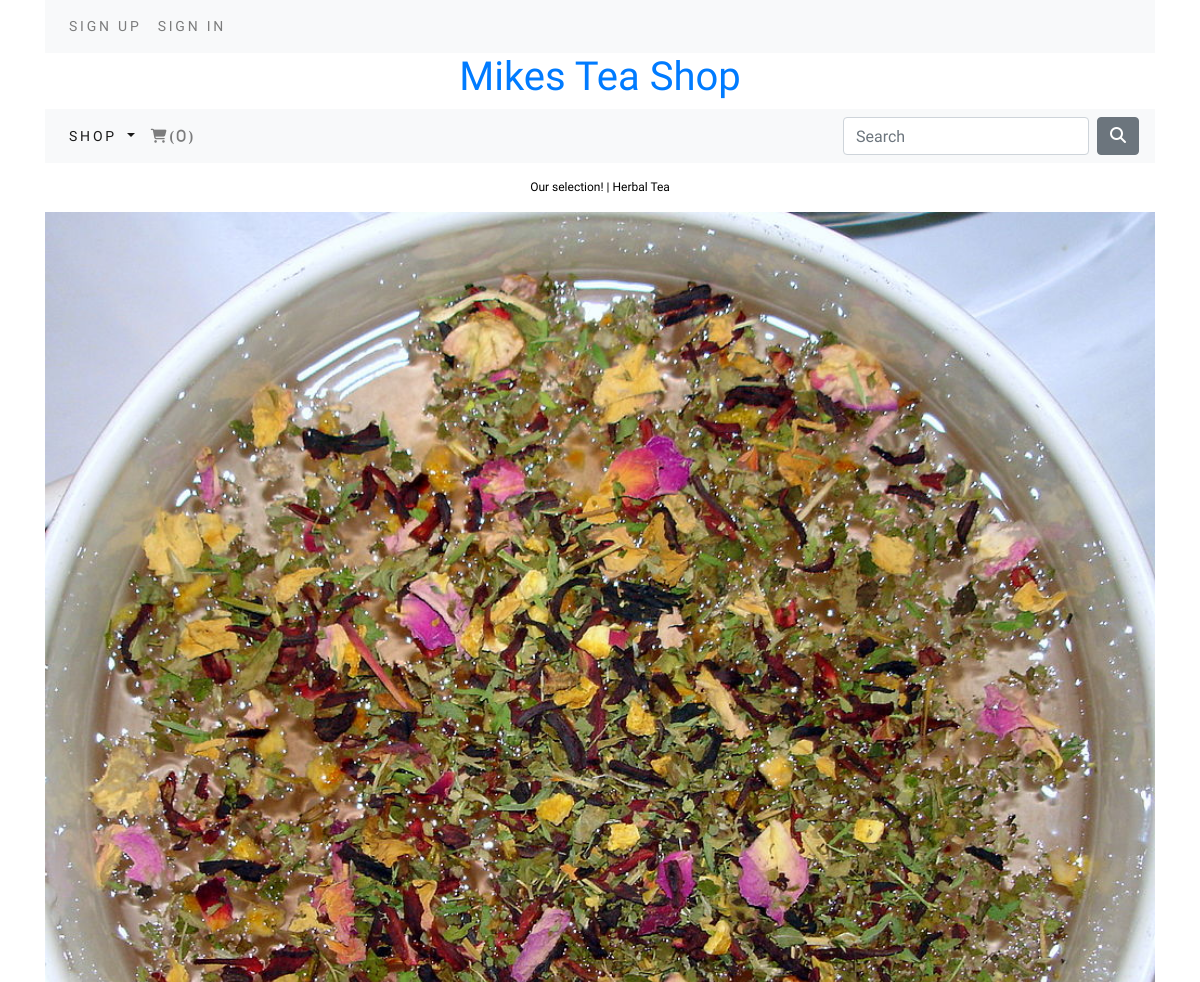
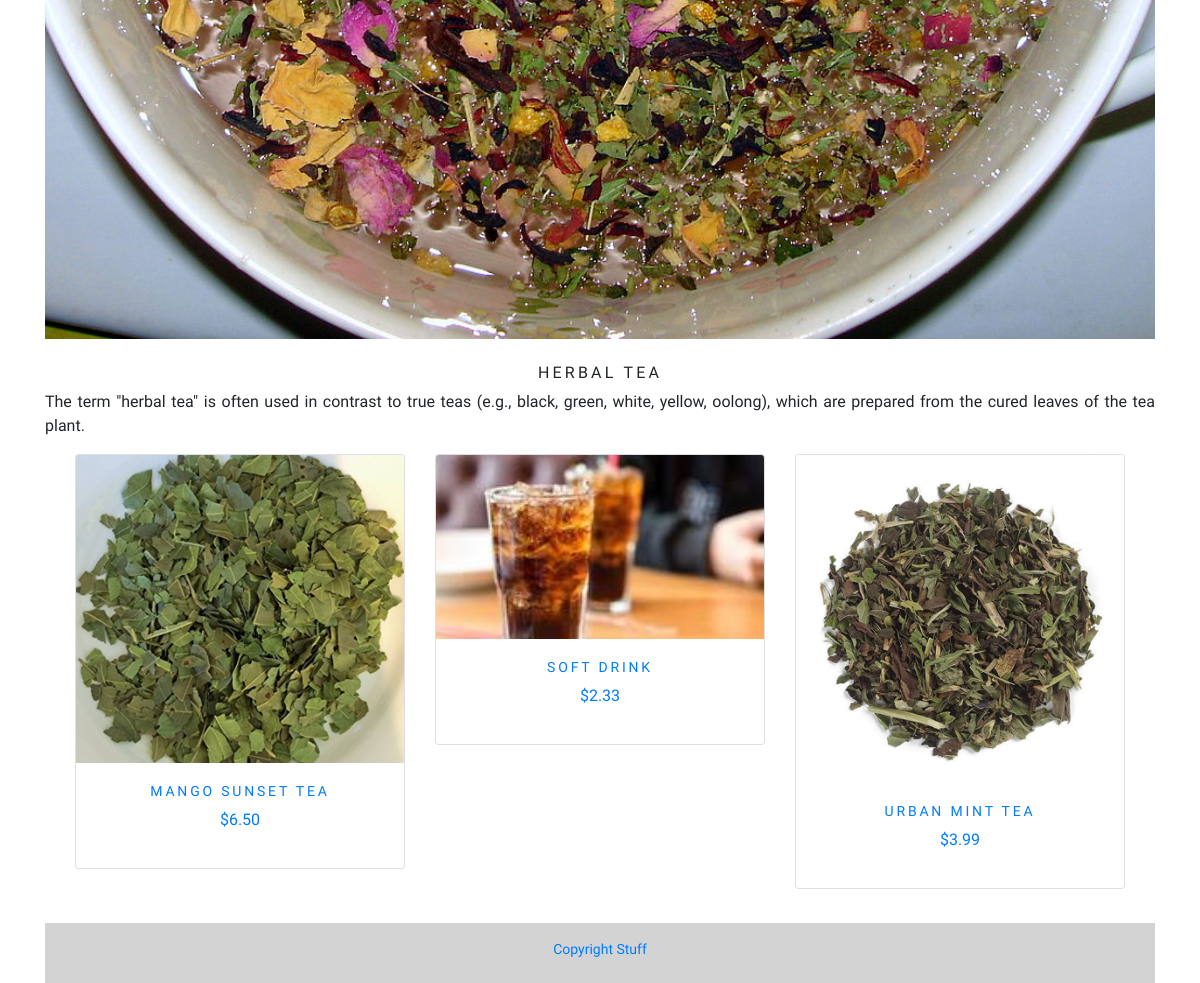
Page /shop/herbal-tea/ on the committed database (2 pictures, top to bottom).
### shop/models.py (models this page shows, shortened)
class Category(models.Model):
    name = models.CharField(max_length=250, unique=True)
    slug = models.SlugField(max_length=250, unique=True)
    description = models.TextField(blank=True)
    image = models.ImageField(upload_to='category', blank = True, default='/static/media/category/herbal-tea.jpg')
    class Meta:
        ordering = ('name',)
        verbose_name = 'category'
        verbose_name_plural = 'categories'
    def get_url(self):
        return reverse('shop:products_by_category', args=[self.slug])

class Product(models.Model):
    name = models.CharField(max_length=250, unique=True)
    slug = models.SlugField(max_length=250, unique=True)
    description = models.TextField(blank=True)
    Category = models.ForeignKey(Category, on_delete=models.CASCADE)
    price = models.DecimalField(max_digits=10, decimal_places=2)
    image = models.ImageField(upload_to='product', blank = True, default='/static/media/category/herbal-tea.jpg')
    stock = models.IntegerField()
    available = models.BooleanField(default=True)
    created = models.DateTimeField(auto_now_add=True)
    updated = models.DateTimeField(auto_now = True)
    class Meta:
        ordering = ('name',)
        verbose_name = 'product'
        verbose_name_plural = 'products'
    def get_url(self):
        return reverse('shop:ProdCatDetail', args=[self.Category.slug,self.slug])

### shop/views.py (the view)
# urls.py: path('', views.allProdCat, name='allProdCat'),
def allProdCat(request, c_slug = None):
    catPage = None
    products = None
    if c_slug != None:
        catPage = get_object_or_404(Category, slug = c_slug)
        productsList = Product.objects.filter(Category=catPage,available=True)
    else:
        productsList = Product.objects.all().filter(available=True)
    pr = Paginator(productsList, 6)
    try:
        page = int(request.GET.get('page','1'))
    except:
        page = 1
    try:
        products = pr.page(page)
    except(EmptyPage, InvalidPage):
        products = pr.page(pr.num_pages)
    return render(request, 'shop/category.html',{'Category' : catPage, 'products' : products})

### cart/context_processors.py (called while the page is built)
def counter(request):
    item_count = 0
    if 'admin' in request.path:
        return {}
    else:
        try:
            cart = Cart.objects.filter(cart_id=_cart_id(request))
            cart_items = CartItem.objects.all().filter(cart=cart[:1])
            for cart_item in cart_items:
                item_count += cart_item.quantity
        except Cart.DoesNotExist:
            item_count = 0
    return dict(item_count = item_count)

### cart/views.py (called while the page is built)
def _cart_id(request):
    cart = request.session.session_key
    if not cart:
        cart = request.session.create()
    return cart

### shop/context_processor.py (called while the page is built)
def menu_links(request):
    links = Category.objects.all()
    return dict(links=links)

### shop/templates/shop/category.html (shortened to what this page needs)
{% extends "base.html" %}
{% load staticfiles %}
{% block content %}
    {% if Category %}
        <div class="row my_row_class">
            <div class = "mx-auto center">
                <p><a href="{% url 'shop:allProdCat' %}"> Our selection!</a> | {{Category.name}} </p>
            </div>
        </div>
     {% endif %}
     <div class="mx-auto">
        {% if Category %}
            <img class ="my_image" src = "{{Category.image.url}}" alt="{{Category.name}}">
    </div>
    <br>
    <div>
        <h1 class = "text-center my_title">{{Category.name}}</h1>
        <p class = "text-justify">{{Category.description}}</p>
    </div>
    {% endif %}
    <div class = "container">
        <div class = "row mx-auto">
        {% for product in products.object_list %}
            <div class = "my_bottom_margin col-9 col-sm-12 col-md-4 col-md-12 col-lg-4">
                <div class="card text-center" style="min-width: 18rem;">
                    {% if product.image %}
                    <a href = "{{product.get_url}}"><img class="card-img-top my_image"src = "{{product.image.url}}" alt = "{{product.name}}"</a>
                    {% endif %}
                 <div class = "card-body">
                    <h4>{{product.name}}</h4>
                    <p>${{product.price}}</p>
                 </div>
                </div>
            </div>
        {% endfor %}
        </div>
        <div class ="mx-auto">
        <br>
    </div>
{% endblock %}

### static/css/custom.css (style rules this page uses)
body { font-family: 'Castoro', serif; }
.my_row_class { padding-top: 15px; }
.my_row_class .mx-auto p { color: #000; font-size: 12px; }
.my_row_class .mx-auto p a { color: #000; font-size: 12px; text-decoration: None; }
.my_image { width: 100%; height: auto; }
.my_title { font-size: 16px; text-transform: uppercase; letter-spacing: .2em; }
.my_bottom_margin { margin-bottom: 10px; }
.card-body h4 { font-size: 14px; text-transform: uppercase; letter-spacing: .2em; }

### rows in the picture
Category: name "Herbal Tea", image (picture), name "HERBAL TEA", description "The term \"herbal tea\" is often used in contrast to true teas (e.g., black, green, white, yellow, oolong), which are prepared from the cured leaves of the tea plant."
Product: image (picture), name "MANGO SUNSET TEA", price "6.50"
Product: image (picture), name "SOFT DRINK", price "2.33"
Product: image (picture), name "URBAN MINT TEA", price "3.99"

### other values in the picture
{{ item_count }} "0"
